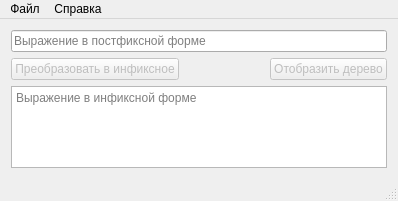
<?xml version="1.0" encoding="UTF-8"?>
<ui version="4.0">
 <class>MainWindow</class>
 <widget class="QMainWindow" name="MainWindow">
  <property name="geometry">
   <rect>
    <x>0</x>
    <y>0</y>
    <width>398</width>
    <height>201</height>
   </rect>
  </property>
  <property name="windowTitle">
   <string>MainWindow</string>
  </property>
  <widget class="QWidget" name="centralWidget">
   <layout class="QGridLayout" name="gridLayout">
    <item row="3" column="2">
     <spacer name="horizontalSpacer">
      <property name="orientation">
       <enum>Qt::Horizontal</enum>
      </property>
      <property name="sizeHint" stdset="0">
       <size>
        <width>40</width>
        <height>20</height>
       </size>
      </property>
     </spacer>
    </item>
    <item row="3" column="0">
     <widget class="QPushButton" name="create_infx">
      <property name="enabled">
       <bool>false</bool>
      </property>
      <property name="text">
       <string>Преобразовать в инфиксное</string>
      </property>
      <property name="autoDefault">
       <bool>true</bool>
      </property>
     </widget>
    </item>
    <item row="3" column="3">
     <widget class="QPushButton" name="show_tree">
      <property name="enabled">
       <bool>false</bool>
      </property>
      <property name="text">
       <string>Отобразить дерево</string>
      </property>
      <property name="autoDefault">
       <bool>true</bool>
      </property>
     </widget>
    </item>
    <item row="4" column="0" colspan="4">
     <widget class="QTextEdit" name="output_field">
      <property name="readOnly">
       <bool>true</bool>
      </property>
      <property name="placeholderText">
       <string>Выражение в инфиксной форме</string>
      </property>
     </widget>
    </item>
    <item row="0" column="0" colspan="4">
     <widget class="QLineEdit" name="input_field">
      <property name="dragEnabled">
       <bool>true</bool>
      </property>
      <property name="placeholderText">
       <string>Выражение в постфиксной форме</string>
      </property>
     </widget>
    </item>
   </layout>
  </widget>
  <widget class="QMenuBar" name="menuBar">
   <property name="geometry">
    <rect>
     <x>0</x>
     <y>0</y>
     <width>398</width>
     <height>21</height>
    </rect>
   </property>
   <widget class="QMenu" name="menu">
    <property name="title">
     <string>Файл</string>
    </property>
    <addaction name="open"/>
    <addaction name="save"/>
   </widget>
   <widget class="QMenu" name="menu_2">
    <property name="title">
     <string>Справка</string>
    </property>
    <addaction name="prog_info"/>
    <addaction name="about_info"/>
   </widget>
   <addaction name="menu"/>
   <addaction name="menu_2"/>
  </widget>
  <widget class="QStatusBar" name="statusBar">
   <property name="accessibleName">
    <string/>
   </property>
  </widget>
  <action name="open">
   <property name="text">
    <string>Открыть</string>
   </property>
  </action>
  <action name="save">
   <property name="text">
    <string>Сохранить</string>
   </property>
  </action>
  <action name="prog_info">
   <property name="text">
    <string>О программе</string>
   </property>
  </action>
  <action name="about_info">
   <property name="text">
    <string>Об авторе</string>
   </property>
  </action>
 </widget>
 <layoutdefault spacing="6" margin="11"/>
 <resources/>
 <connections/>
</ui>
